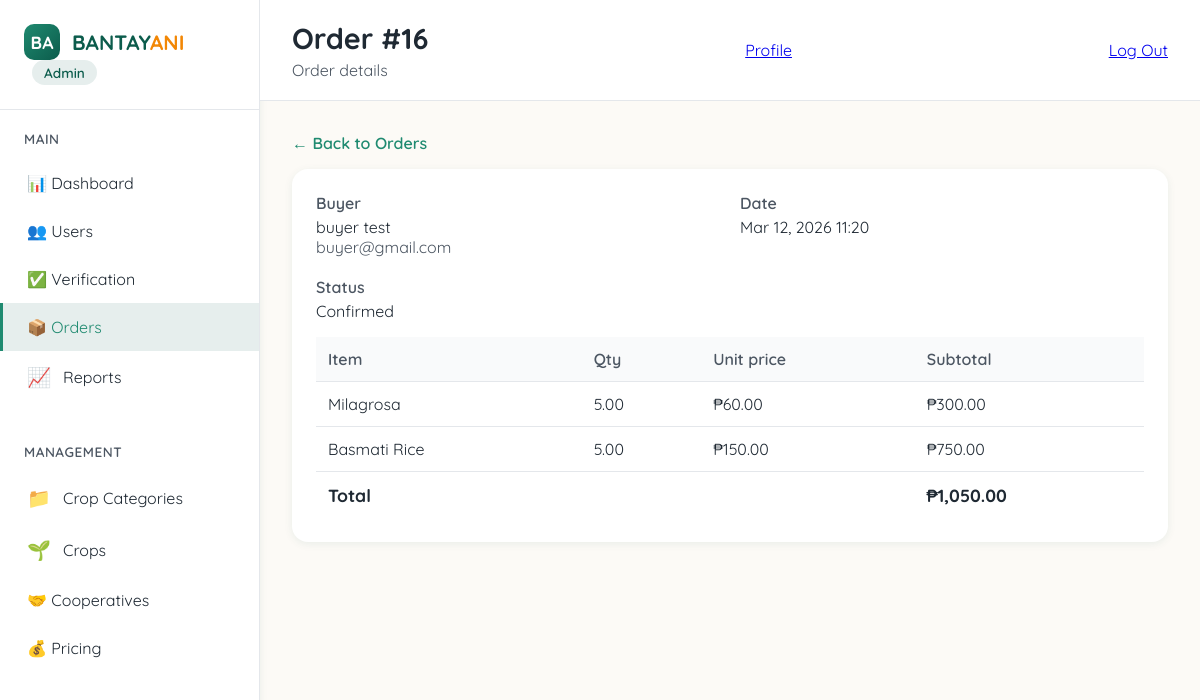
/admin/order_view.php?id=16 (signed in), run on the app's committed database.
### tables this page shows
CREATE TABLE `orders` (
  `order_id` int(11) NOT NULL,
  `buyer_id` int(11) NOT NULL,
  `order_date` timestamp NULL DEFAULT current_timestamp(),
  `order_status` enum('Pending','Cancelled','Confirmed','Delivered','Shipped') DEFAULT 'Pending'
);

CREATE TABLE `users` (
  `user_id` int(11) NOT NULL,
  `role` enum('Farmer','Buyer','Admin') NOT NULL,
  `first_name` varchar(45) NOT NULL,
  `middle_name` varchar(45) NOT NULL,
  `last_name` varchar(45) NOT NULL,
  `email` varchar(45) NOT NULL,
  `password` varchar(255) NOT NULL,
  `contact_number` varchar(45) DEFAULT NULL,
  `address` varchar(45) NOT NULL,
  `is_verified` tinyint(4) DEFAULT 0,
  `created_at` timestamp NULL DEFAULT current_timestamp(),
  `img_path` varchar(255) DEFAULT NULL
);

CREATE TABLE `order_items` (
  `order_item_id` int(11) NOT NULL,
  `order_id` int(11) NOT NULL,
  `inventory_id` int(11) DEFAULT NULL,
  `pool_id` int(11) DEFAULT NULL,
  `quantity` decimal(10,2) NOT NULL DEFAULT 1.00
);

### admin/order_view.php (the view, shortened to what this page needs)
<?php
require_once __DIR__ . '/../includes/config.php';
$order_id = (int)($_GET['id'] ?? 0);
$has_oi_quantity = $conn->query("SHOW COLUMNS FROM order_items LIKE 'quantity'")->num_rows > 0;
$stmt = $conn->prepare("
    SELECT o.order_id, o.order_date, o.order_status,
           CONCAT(u.first_name, ' ', u.last_name) AS buyer_name, u.email AS buyer_email
    FROM orders o
    JOIN buyer_profiles bp ON o.buyer_id = bp.buyer_id
    JOIN users u ON bp.buyer_id = u.user_id
    WHERE o.order_id = ?
");
$stmt->bind_param('i', $order_id);
$stmt->execute();
$order = $stmt->get_result()->fetch_assoc();
$qty_sel = $has_oi_quantity ? 'COALESCE(oi.quantity, 1) AS qty' : '1 AS qty';
$stmt = $conn->prepare("
    SELECT oi.order_item_id, oi.inventory_id, oi.pool_id, $qty_sel,
           COALESCE(c1.crop_name, c2.crop_name) AS crop_name,
           COALESCE(ci.price, p.unit_price, 0) AS unit_price
    FROM order_items oi
    LEFT JOIN crops_inventory ci ON oi.inventory_id = ci.inventory_id
    LEFT JOIN crops c1 ON ci.crop_id = c1.crop_id
    LEFT JOIN cooperative_pools p ON oi.pool_id = p.pool_id
    LEFT JOIN crops c2 ON p.crop_id = c2.crop_id
    WHERE oi.order_id = ?
");
$stmt->bind_param('i', $order_id);
$stmt->execute();
$items = $stmt->get_result()->fetch_all(MYSQLI_ASSOC);
$total = 0;
foreach ($items as $i) {
    $total += (float)($i['qty'] ?? 1) * (float)($i['unit_price'] ?? 0);
}
?>
<!DOCTYPE html>
<html lang="en">
<head>
</head>
<body>
    <aside class="sidebar">
        <div class="logo-container">
            <a href="index.php" class="logo"><div class="logo-icon">BA</div><div class="logo-text">BANTAY<span>ANI</span></div></a>
            <div class="admin-badge">Admin</div>
        </div>
        <div class="nav-section">
            <div class="nav-title">Main</div>
            <ul class="nav-links">
                <li><a href="index.php" class="nav-link">📊 Dashboard</a></li>
                <li><a href="users.php" class="nav-link">👥 Users</a></li>
                <li><a href="verify_farmers.php" class="nav-link">✅ Verification</a></li>
                <li><a href="orders.php" class="nav-link active">📦 Orders</a></li>
                <li><a href="../reports.php" class="nav-link"><span class="nav-icon">📈</span><span>Reports</span></a></li>
            </ul>
        </div>
        <div class="nav-section">
            <div class="nav-title">Management</div>
            <ul class="nav-links">
                <li><a href="crop_categories.php" class="nav-link"><span class="nav-icon">📁</span><span>Crop Categories</span></a></li>
                <li><a href="crops.php" class="nav-link"><span class="nav-icon">🌱</span><span>Crops</span></a></li>
                <li><a href="cooperative.php" class="nav-link">🤝 Cooperatives</a></li>
                <li><a href="benchmarking.php" class="nav-link">💰 Pricing</a></li>
            </ul>
        </div>
    </aside>
    <main class="main-content">
        <div class="topbar">
            <div class="page-title"><h1>Order #<?= $order_id ?></h1><p>Order details</p></div>
            <a href="profile.php">Profile</a>
            <a href="/bantayani/user/logout.php">Log Out</a>
        </div>
        <div class="content">
            <a href="orders.php" class="back-link">← Back to Orders</a>
            <div class="card">
                <div class="detail-grid">
                    <div class="detail-item">
                        <label>Buyer</label>
                        <p><?= htmlspecialchars($order['buyer_name']) ?></p>
                        <p style="color: var(--text-light);"><?= htmlspecialchars($order['buyer_email']) ?></p>
                    </div>
                    <div class="detail-item">
                        <label>Date</label>
                        <p><?= date('M d, Y H:i', strtotime($order['order_date'])) ?></p>
                    </div>
                    <div class="detail-item">
                        <label>Status</label>
                        <p><?= htmlspecialchars($order['order_status']) ?></p>
                    </div>
                </div>
                <table class="data-table">
                    <thead><tr><th>Item</th><th>Qty</th><th>Unit price</th><th>Subtotal</th></tr></thead>
                    <tbody>
                        <?php foreach ($items as $i):
                            $qty = (float)($i['qty'] ?? 1);
                            $up = (float)($i['unit_price'] ?? 0);
                            $sub = $qty * $up;
                        ?>
                        <tr>
                            <td><?= htmlspecialchars($i['crop_name'] ?? '—') ?></td>
                            <td><?= number_format($qty, 2) ?></td>
                            <td>₱<?= number_format($up, 2) ?></td>
                            <td>₱<?= number_format($sub, 2) ?></td>
                        </tr>
                        <?php endforeach; ?>
                        <tr class="total-row"><td colspan="3">Total</td><td>₱<?= number_format($total, 2) ?></td></tr>
                    </tbody>
                </table>
            </div>
        </div>
    </main>
</body>
</html>

### data on the page
orders: users.email "buyer@gmail.com", order_date "Mar 12, 2026 11:20", order_status "Confirmed"
order_items: crop_name "Milagrosa", qty "5.00", up "60.00", sub "300.00"
order_items: crop_name "Basmati Rice", qty "5.00", up "150.00", sub "750.00"

### other printed values
$order_id "16"
$order['buyer_name'] "buyer test"
$total "1,050.00"
